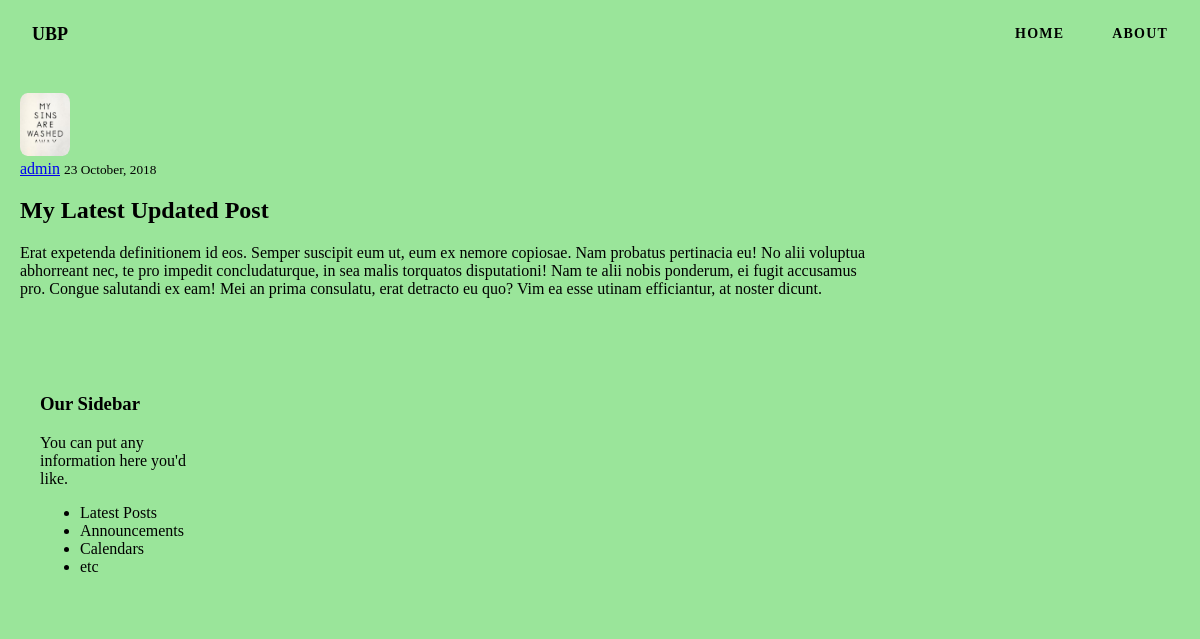
The page /post/29/ on the database its author committed.
### blog/models.py (models this page shows, shortened)
class Post(models.Model):
    title = models.CharField(max_length=100)
    content = models.TextField()
    date_posted = models.DateTimeField(default=timezone.now)
    author = models.ForeignKey(User, on_delete=models.CASCADE)  # on_delete = u slučaju kada se obriše user, obrisati će se i svi njegovi postovi

### users/models.py (models this page shows, shortened)
class Profile(models.Model):
    user = models.OneToOneField(User, on_delete=models.CASCADE)
    image = models.ImageField(default='default.jpg', upload_to='profile_pics')

### blog/views.py (the view)
# urls.py: path('post/<int:pk>/', PostDetailView.as_view(), name='post-detail'),
class PostDetailView(DetailView):
    model = Post

### blog/templates/blog/post_detail.html (shortened to what this page needs)
{% extends "blog/base.html" %}
{% block content %}
    <article class="">
        <img class="user-logo" src="{{ object.author.profile.image.url }}">
        <div class="">
            <div class="">
                <a class="" href="{% url 'user-posts' object.author.username %}">{{ object.author }}</a>
                <small class="">{{ object.date_posted|date:"d F, Y" }}</small>
            </div>
            <h2 class="">{{ object.title }}</h2>
            <p class="">{{ object.content }}</p>
        </div>
    </article>
{% endblock content %}

### blog/static/blog/main.css (style rules this page uses)
* { box-sizing: border-box; }
html { margin: 0; padding: 0; width: 100%; height: 100vh; }
body { margin: 0; padding: 0; width: 100%; height: 100vh; font-family: Poppins; font-weight: 400; background-color: #9ae59a; }
.user-logo { width: 50px; height: auto; border-radius: 15%; }

### rows shown on the page
Post: author.profile.image (picture), author "admin", date_posted "23 October, 2018", title "My Latest Updated Post", content "Erat expetenda definitionem id eos. Semper suscipit eum ut, eum ex nemore copiosae. Nam probatus pertinacia eu! No alii voluptua abhorreant nec, te pro impedit concludaturque, in sea malis torquatos disputationi! Nam te alii nobis ponderum, ei fugit accusamus pro. Congue salutandi ex eam! Mei an prima consulatu, erat detracto eu quo? Vim ea esse utinam efficiantur, at noster dicunt."
